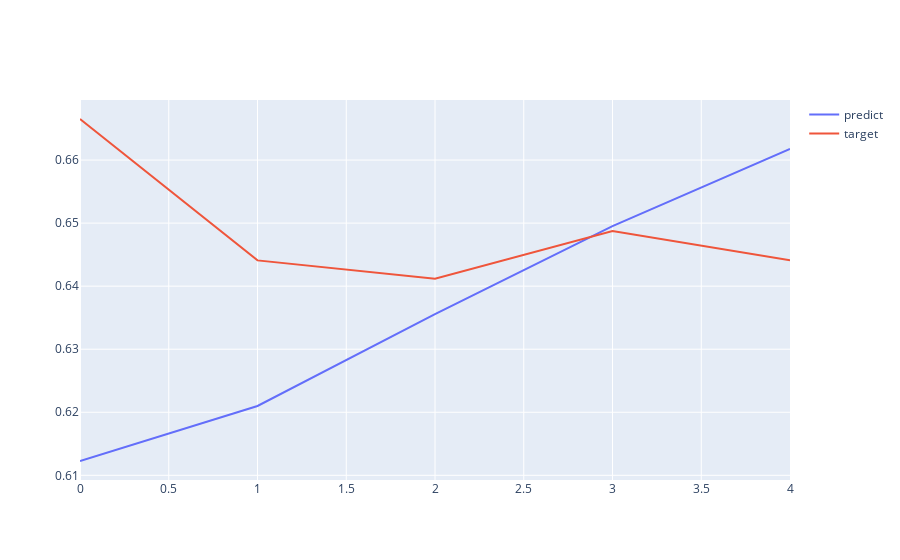

Write notebook code for a chart like this one.
### Code cell
import plotly.graph_objs as go
import plotly.offline as py
import numpy as np
show_index = 1
trace0 = go.Scatter(
    # x = np.linspace(0, 1, 30),
    y = predicts[0][show_index].numpy(),
    mode = "lines",
    name = "predict"
)
trace1 = go.Scatter(
    # x = np.linspace(0, 1, 30),
    y = targets[0][show_index].numpy(),
    mode = "lines",
    name = "target"
)
data = [trace0, trace1]
py.iplot(data)

### Figure 1 — Plotly figure (JSON) as saved in the notebook; plotly's stock layout.template omitted (floating-point values rounded to 4 significant figures)
{"data": [{"mode": "lines", "name": "predict", "y": [0.6123, 0.621, 0.6356, 0.6495, 0.6618], "type": "scatter"}, {"mode": "lines", "name": "target", "y": [0.6665, 0.6441, 0.6412, 0.6487, 0.6441], "type": "scatter"}], "layout": {}}
